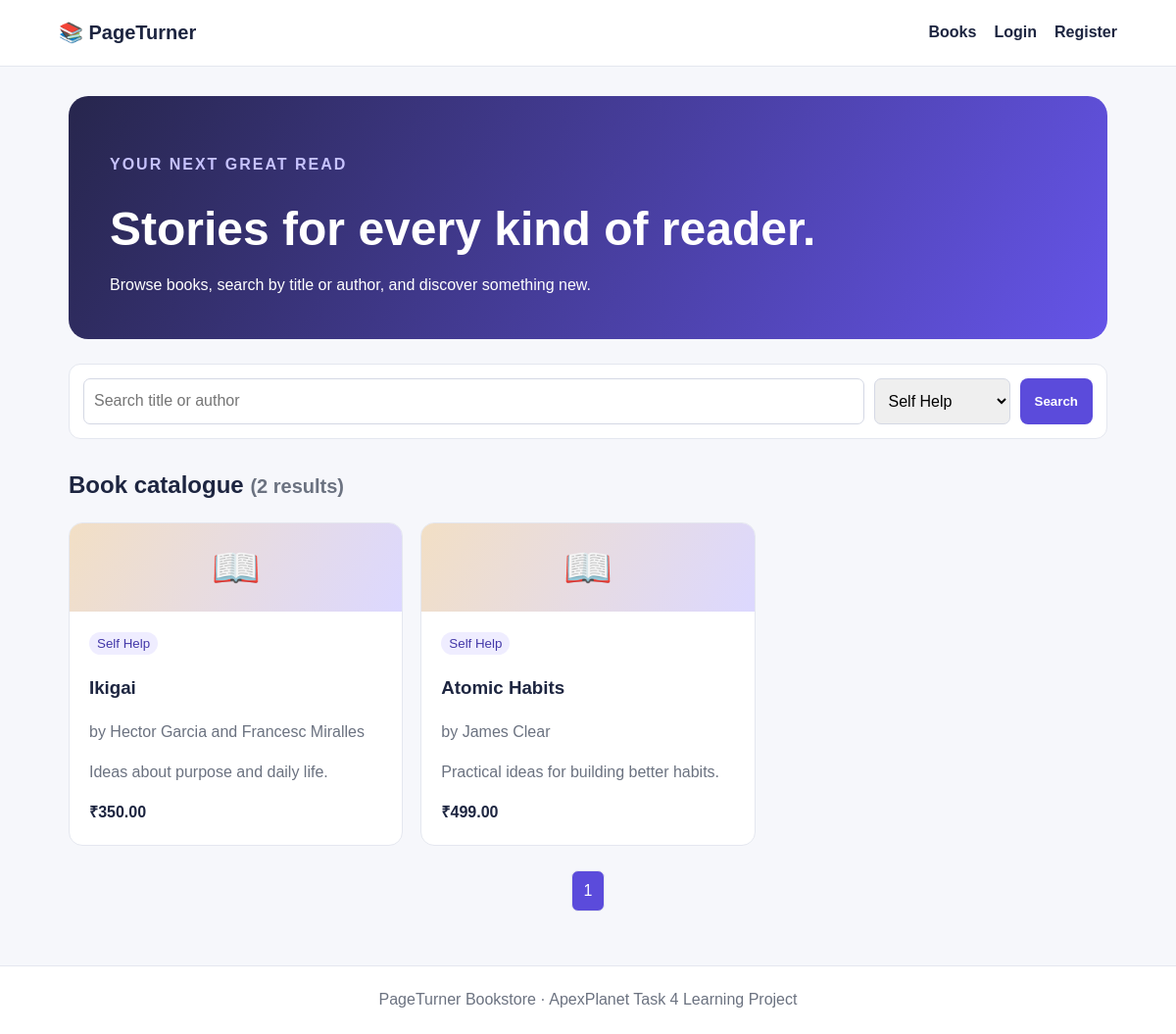
The app's page /index.php?category=Self Help with its own data.
### tables this page shows
CREATE TABLE IF NOT EXISTS books(id INT UNSIGNED AUTO_INCREMENT PRIMARY KEY,title VARCHAR(180) NOT NULL,author VARCHAR(120) NOT NULL,category VARCHAR(80) NOT NULL,price DECIMAL(10,2) NOT NULL DEFAULT 0,description TEXT,created_at TIMESTAMP DEFAULT CURRENT_TIMESTAMP);

### index.php (the view, shortened to what this page needs)
<?php
require_once 'config.php'; $page_title='Book Catalogue'; $q=trim($_GET['q']??''); $cat=trim($_GET['category']??''); $page=max(1,(int)($_GET['page']??1)); $limit=6;
$where=[];$params=[];$types='';
if($cat!==''){ $where[]='category=?';$params[]=$cat;$types.='s'; }
$w=$where?'WHERE '.implode(' AND ',$where):'';
$cs=$conn->prepare("SELECT COUNT(*) total FROM books $w"); if($types)$cs->bind_param($types,...$params);$cs->execute();$total=(int)$cs->get_result()->fetch_assoc()['total'];$pages=max(1,(int)ceil($total/$limit));$page=min($page,$pages);$offset=($page-1)*$limit;
$s=$conn->prepare("SELECT * FROM books $w ORDER BY id DESC LIMIT ? OFFSET ?");$p=$params;$p[]=$limit;$p[]=$offset;$s->bind_param($types.'ii',...$p);$s->execute();$books=$s->get_result();$cats=$conn->query('SELECT DISTINCT category FROM books ORDER BY category');
include 'header.php'; ?>
<section class="hero"><p>YOUR NEXT GREAT READ</p><h1>Stories for every kind of reader.</h1><span>Browse books, search by title or author, and discover something new.</span></section>
<form class="search" method="get"><input name="q" placeholder="Search title or author" value="<?= htmlspecialchars($q) ?>"><select name="category"><option value="">All categories</option><?php while($c=$cats->fetch_assoc()): ?><option <?= $cat===$c['category']?'selected':'' ?> value="<?= htmlspecialchars($c['category']) ?>"><?= htmlspecialchars($c['category']) ?></option><?php endwhile; ?></select><button>Search</button></form>
<h2>Book catalogue <small>(<?= $total ?> results)</small></h2><div class="grid"><?php if(!$books->num_rows) echo '<p>No books found.</p>'; while($b=$books->fetch_assoc()): ?><article class="card"><div class="cover">📖</div><div class="pad"><small class="tag"><?= htmlspecialchars($b['category']) ?></small><h3><?= htmlspecialchars($b['title']) ?></h3><p>by <?= htmlspecialchars($b['author']) ?></p><p><?= htmlspecialchars($b['description']) ?></p><b>₹<?= number_format((float)$b['price'],2) ?></b></div></article><?php endwhile; ?></div>
<div class="pages"><?php for($i=1;$i<=$pages;$i++): ?><a class="<?= $i===$page?'active':'' ?>" href="?q=<?= urlencode($q) ?>&category=<?= urlencode($cat) ?>&page=<?= $i ?>"><?= $i ?></a><?php endfor; ?></div>
<?php include 'footer.php'; ?>

### assets/style.css (style rules this page uses)
:root { --ink:#1d2540;--brand:#5b4bdb;--muted:#6b7280;--line:#e4e7ef }
* { box-sizing:border-box }
body { margin:0;font:16px/1.55 Arial,sans-serif;background:#f6f7fb;color:var(--ink) }
a { color:var(--brand);text-decoration:none }
.hero { background:linear-gradient(120deg,#27264d,#6554e8);color:white;padding:42px;border-radius:20px;margin-bottom:25px }
.hero p { color:#c7c3ff;font-weight:bold;letter-spacing:2px }
.hero h1 { font-size:clamp(2rem,5vw,3rem);margin:8px 0 }
.search { display:flex;gap:10px;margin:20px 0 28px;background:white;padding:14px;border:1px solid var(--line);border-radius:12px }
.search input { flex:1;min-width:100px }
.search input,.search select,input,textarea { font:inherit;padding:10px;border:1px solid #d4d8e4;border-radius:7px }
.button,button { display:inline-block;background:var(--brand);color:white;border:0;border-radius:8px;padding:10px 15px;font-weight:bold;cursor:pointer }
.grid { display:grid;grid-template-columns:repeat(3,1fr);gap:18px }
.card { background:white;border:1px solid var(--line);border-radius:14px;overflow:hidden }
.cover { height:90px;display:grid;place-items:center;font-size:2.5rem;background:linear-gradient(120deg,#f2dfc5,#dcd8ff) }
.pad { padding:20px }
.tag { background:#efedff;color:#4338a8;border-radius:15px;padding:4px 8px }
.card p { color:var(--muted) }
small { color:var(--muted) }
.pages { display:flex;justify-content:center;gap:8px;margin:25px }
.pages a { padding:8px 12px;background:white;border:1px solid var(--line);border-radius:7px }
.pages .active { background:var(--brand);color:white }

### records on screen
books: category "Self Help", title "Ikigai", author "Hector Garcia and Francesc Miralles", description "Ideas about purpose and daily life.", price "350.00"
books: category "Self Help", title "Atomic Habits", author "James Clear", description "Practical ideas for building better habits.", price "499.00"

### other values on screen
$total "2"
form field category "Self Help"
